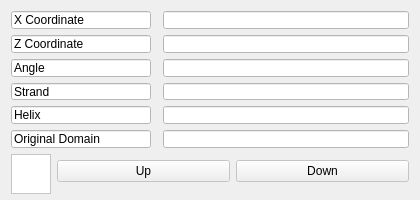
<?xml version="1.0" encoding="UTF-8"?>
<ui version="4.0">
 <class>Dialog</class>
 <widget class="QDialog" name="Dialog">
  <property name="geometry">
   <rect>
    <x>0</x>
    <y>0</y>
    <width>420</width>
    <height>200</height>
   </rect>
  </property>
  <property name="minimumSize">
   <size>
    <width>420</width>
    <height>200</height>
   </size>
  </property>
  <property name="maximumSize">
   <size>
    <width>360</width>
    <height>200</height>
   </size>
  </property>
  <property name="windowTitle">
   <string>Nucleoside Information</string>
  </property>
  <layout class="QGridLayout" name="gridLayout">
   <item row="4" column="0">
    <widget class="QLineEdit" name="lineEdit_6">
     <property name="enabled">
      <bool>false</bool>
     </property>
     <property name="maximumSize">
      <size>
       <width>140</width>
       <height>16777215</height>
      </size>
     </property>
     <property name="styleSheet">
      <string notr="true">QLineEdit::disabled{
                            color: rgb(0, 0, 0);
                            background: rgb(255, 255, 255)
                            }
                        </string>
     </property>
     <property name="text">
      <string>Helix</string>
     </property>
    </widget>
   </item>
   <item row="3" column="2">
    <widget class="QLineEdit" name="strand">
     <property name="enabled">
      <bool>false</bool>
     </property>
     <property name="styleSheet">
      <string notr="true">QLineEdit::disabled{
                            color: rgb(0, 0, 0);
                            background: rgb(255, 255, 255)
                            }
                        </string>
     </property>
     <property name="readOnly">
      <bool>true</bool>
     </property>
    </widget>
   </item>
   <item row="5" column="0">
    <widget class="QLineEdit" name="lineEdit_4">
     <property name="enabled">
      <bool>false</bool>
     </property>
     <property name="maximumSize">
      <size>
       <width>140</width>
       <height>16777215</height>
      </size>
     </property>
     <property name="styleSheet">
      <string notr="true">QLineEdit::disabled{
                            color: rgb(0, 0, 0);
                            background: rgb(255, 255, 255)
                            }
                        </string>
     </property>
     <property name="text">
      <string>Original Domain</string>
     </property>
     <property name="readOnly">
      <bool>true</bool>
     </property>
    </widget>
   </item>
   <item row="0" column="0">
    <widget class="QLineEdit" name="lineEdit_2">
     <property name="enabled">
      <bool>false</bool>
     </property>
     <property name="maximumSize">
      <size>
       <width>140</width>
       <height>16777215</height>
      </size>
     </property>
     <property name="styleSheet">
      <string notr="true">QLineEdit::disabled{
                            color: rgb(0, 0, 0);
                            background: rgb(255, 255, 255)
                            }
                        </string>
     </property>
     <property name="text">
      <string>X Coordinate</string>
     </property>
     <property name="readOnly">
      <bool>true</bool>
     </property>
    </widget>
   </item>
   <item row="5" column="2">
    <widget class="QLineEdit" name="original_domain">
     <property name="enabled">
      <bool>false</bool>
     </property>
     <property name="styleSheet">
      <string notr="true">QLineEdit::disabled{
                            color: rgb(0, 0, 0);
                            background: rgb(255, 255, 255)
                            }
                        </string>
     </property>
     <property name="readOnly">
      <bool>true</bool>
     </property>
    </widget>
   </item>
   <item row="3" column="0">
    <widget class="QLineEdit" name="lineEdit_5">
     <property name="enabled">
      <bool>false</bool>
     </property>
     <property name="maximumSize">
      <size>
       <width>140</width>
       <height>16777215</height>
      </size>
     </property>
     <property name="styleSheet">
      <string notr="true">QLineEdit::disabled{
                            color: rgb(0, 0, 0);
                            background: rgb(255, 255, 255)
                            }
                        </string>
     </property>
     <property name="text">
      <string>Strand</string>
     </property>
     <property name="readOnly">
      <bool>true</bool>
     </property>
    </widget>
   </item>
   <item row="2" column="2">
    <widget class="QLineEdit" name="angle">
     <property name="enabled">
      <bool>false</bool>
     </property>
     <property name="styleSheet">
      <string notr="true">QLineEdit::disabled{
                            color: rgb(0, 0, 0);
                            background: rgb(255, 255, 255)
                            }
                        </string>
     </property>
     <property name="readOnly">
      <bool>true</bool>
     </property>
    </widget>
   </item>
   <item row="2" column="0">
    <widget class="QLineEdit" name="lineEdit">
     <property name="enabled">
      <bool>false</bool>
     </property>
     <property name="maximumSize">
      <size>
       <width>140</width>
       <height>16777215</height>
      </size>
     </property>
     <property name="styleSheet">
      <string notr="true">QLineEdit::disabled{
                            color: rgb(0, 0, 0);
                            background: rgb(255, 255, 255)
                            }
                        </string>
     </property>
     <property name="text">
      <string>Angle</string>
     </property>
     <property name="readOnly">
      <bool>true</bool>
     </property>
    </widget>
   </item>
   <item row="1" column="0">
    <widget class="QLineEdit" name="lineEdit_3">
     <property name="enabled">
      <bool>false</bool>
     </property>
     <property name="maximumSize">
      <size>
       <width>140</width>
       <height>16777215</height>
      </size>
     </property>
     <property name="styleSheet">
      <string notr="true">QLineEdit::disabled{
                            color: rgb(0, 0, 0);
                            background: rgb(255, 255, 255)
                            }
                        </string>
     </property>
     <property name="text">
      <string>Z Coordinate</string>
     </property>
     <property name="readOnly">
      <bool>true</bool>
     </property>
    </widget>
   </item>
   <item row="0" column="2">
    <widget class="QLineEdit" name="x_coordinate">
     <property name="enabled">
      <bool>false</bool>
     </property>
     <property name="styleSheet">
      <string notr="true">QLineEdit::disabled{
                            color: rgb(0, 0, 0);
                            background: rgb(255, 255, 255)
                            }
                        </string>
     </property>
     <property name="readOnly">
      <bool>true</bool>
     </property>
    </widget>
   </item>
   <item row="1" column="2">
    <widget class="QLineEdit" name="z_coordinate">
     <property name="enabled">
      <bool>false</bool>
     </property>
     <property name="styleSheet">
      <string notr="true">QLineEdit::disabled{
                            color: rgb(0, 0, 0);
                            background: rgb(255, 255, 255)
                            }
                        </string>
     </property>
     <property name="readOnly">
      <bool>true</bool>
     </property>
    </widget>
   </item>
   <item row="6" column="0" rowspan="2" colspan="3">
    <layout class="QHBoxLayout" name="horizontalLayout">
     <item>
      <widget class="QTextEdit" name="base">
       <property name="enabled">
        <bool>false</bool>
       </property>
       <property name="sizePolicy">
        <sizepolicy hsizetype="Fixed" vsizetype="Fixed">
         <horstretch>0</horstretch>
         <verstretch>0</verstretch>
        </sizepolicy>
       </property>
       <property name="minimumSize">
        <size>
         <width>40</width>
         <height>40</height>
        </size>
       </property>
       <property name="maximumSize">
        <size>
         <width>40</width>
         <height>40</height>
        </size>
       </property>
       <property name="styleSheet">
        <string notr="true">QTextEdit::disabled{
                                    color: rgb(0, 0, 0);
                                    background: rgb(255, 255, 255);
                                    text-align: center
                                    }
                                </string>
       </property>
       <property name="verticalScrollBarPolicy">
        <enum>Qt::ScrollBarAlwaysOff</enum>
       </property>
       <property name="horizontalScrollBarPolicy">
        <enum>Qt::ScrollBarAlwaysOff</enum>
       </property>
       <property name="undoRedoEnabled">
        <bool>false</bool>
       </property>
       <property name="readOnly">
        <bool>true</bool>
       </property>
      </widget>
     </item>
     <item>
      <widget class="QPushButton" name="up">
       <property name="enabled">
        <bool>false</bool>
       </property>
       <property name="styleSheet">
        <string notr="true">QPushButton::disabled{
                                    color: rgb(0, 0, 0)
                                    }
                                </string>
       </property>
       <property name="text">
        <string>Up</string>
       </property>
       <property name="checkable">
        <bool>true</bool>
       </property>
      </widget>
     </item>
     <item>
      <widget class="QPushButton" name="down">
       <property name="enabled">
        <bool>false</bool>
       </property>
       <property name="styleSheet">
        <string notr="true">QPushButton::disabled{
                                    color: rgb(0, 0, 0)
                                    }
                                </string>
       </property>
       <property name="text">
        <string>Down</string>
       </property>
       <property name="checkable">
        <bool>true</bool>
       </property>
      </widget>
     </item>
    </layout>
   </item>
   <item row="4" column="2">
    <widget class="QLineEdit" name="helix">
     <property name="enabled">
      <bool>false</bool>
     </property>
     <property name="styleSheet">
      <string notr="true">QLineEdit::disabled{
                            color: rgb(0, 0, 0);
                            background: rgb(255, 255, 255)
                            }
                        
</string>
     </property>
    </widget>
   </item>
  </layout>
 </widget>
 <resources/>
 <connections/>
</ui>
